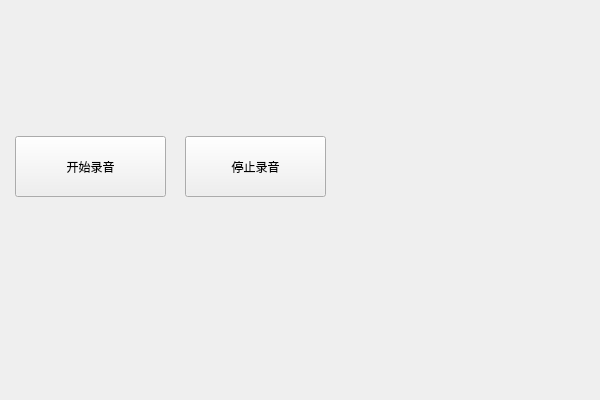
<?xml version="1.0" encoding="UTF-8"?>
<ui version="4.0">
 <class>playSound2Class</class>
 <widget class="QWidget" name="playSound2Class">
  <property name="geometry">
   <rect>
    <x>0</x>
    <y>0</y>
    <width>600</width>
    <height>400</height>
   </rect>
  </property>
  <property name="windowTitle">
   <string>playSound2</string>
  </property>
  <widget class="QPushButton" name="btn_start">
   <property name="geometry">
    <rect>
     <x>15</x>
     <y>136</y>
     <width>151</width>
     <height>61</height>
    </rect>
   </property>
   <property name="text">
    <string>开始录音</string>
   </property>
  </widget>
  <widget class="QPushButton" name="btn_stop">
   <property name="geometry">
    <rect>
     <x>185</x>
     <y>136</y>
     <width>141</width>
     <height>61</height>
    </rect>
   </property>
   <property name="text">
    <string>停止录音</string>
   </property>
  </widget>
 </widget>
 <layoutdefault spacing="6" margin="11"/>
 <resources>
  <include location="playSound2.qrc"/>
 </resources>
 <connections/>
</ui>
